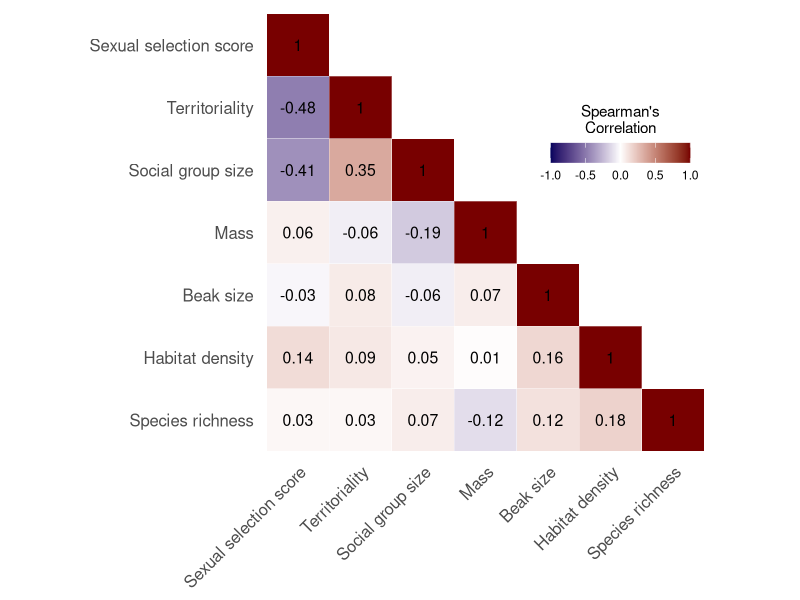

R code for this plot:
library(tidyverse)
ana=read.csv('B - Species level data.csv')

# select data of the main explanatory variables
X_factors <- c('Species',
               'Sexual_selection_score',  'Territoriality', 'Sociality', 
               'Mass', 'Relative_beak_size', 'Habitat_density', 'Species_richness')
               
ana_x <- ana[,X_factors]
# calculate Spearman's correlation coefficients
cor_x = round(cor(ana_x[,2:8], use='complete.obs', method = 'spearman'), 2)
cor_x[upper.tri(cor_x)]<- NA

# add axis labels
Vs = c('Sexual selection score', 'Territoriality', 'Social group size', 'Mass', 'Beak size',
       'Habitat density', 'Species richness')

cor_V = reshape2::melt(cor_x, na.rm = T)  %>%
  # Reverse the order of one of the variables so that the x and y variables have opposing orders
  mutate(Var1 = factor(Var1, levels = rev(levels(.$Var1))))


# Figure S1
pdf('Figures/figure S2.pdf', height = 6, width = 6)
ggplot(cor_V, aes(Var2, Var1, fill = value))+
  geom_tile(color = "white")+
  scale_fill_gradient2(low = "#03045e", high = "#780000", mid = "white", 
     midpoint = 0, limit = c(-1,1), space = "Lab", name="Spearman's\nCorrelation") +
  scale_x_discrete(labels = Vs) +
  scale_y_discrete(labels = rev(Vs)) +
  coord_fixed() + # to draw squares
  geom_text(aes(Var2, Var1, label = value), color = "black", size = 4) +
  theme_minimal() + 
  theme(axis.title = element_blank(),
        axis.text.y = element_text(size = 12),
        axis.text.x = element_text(angle = 45, vjust = 1, size = 12, hjust = 1),
        panel.grid.major = element_blank(),
        legend.position = c(0.8, 0.7),
        legend.direction = "horizontal") +
  guides(fill = guide_colorbar(barwidth = 7, barheight = 1,
                title.position = "top", title.hjust = 0.5))
dev.off()

